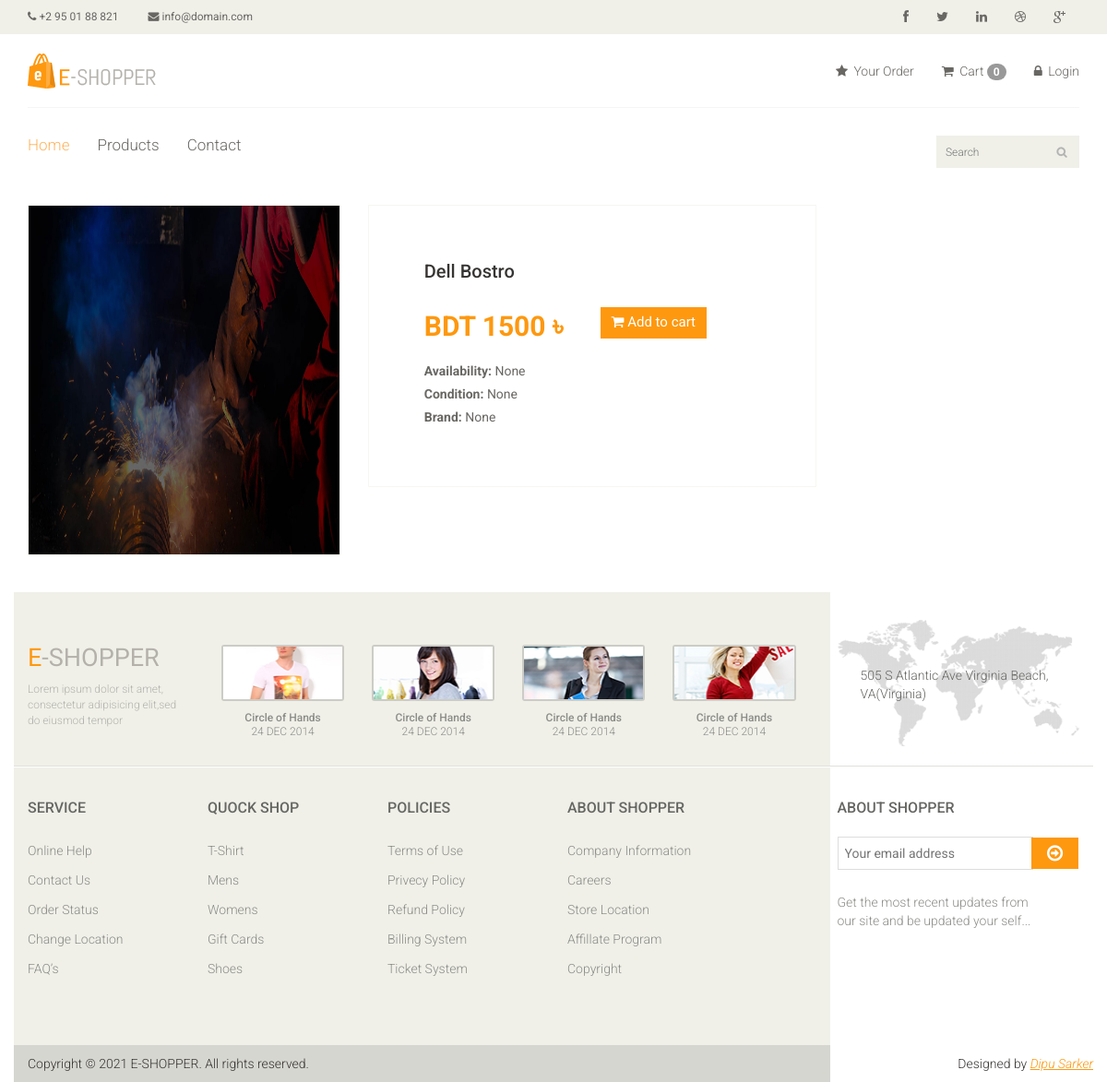
Screenshot of /product/2/ with the database file from the repository.
### app/models.py (models this page shows, shortened)
class Product(models.Model):
    Availability = (
        ('In Stock', 'In Stock'),
        ('Out Of Stock', 'Out Of Stock')
    )
    Condition = (
        ('New Version', 'New Version'),
        ('Old Version', 'Old Version'),
        ('Latest Version', 'Latest Version')
    )
    category = models.ForeignKey(Category, on_delete=models.CASCADE, default='', null=False)
    sub_category = models.ForeignKey(Sub_Category, on_delete=models.CASCADE, default='', null=False)
    brand = models.ForeignKey(Brand, on_delete=models.CASCADE, null=True)
    availability = models.CharField(max_length=100, choices=Availability, null=True)
    condition = models.CharField(max_length=100, choices=Condition, null=True)
    image = models.ImageField(upload_to='ecommerce/pimg')
    name = models.CharField(max_length=100)
    price = models.IntegerField()
    date = models.DateTimeField(auto_now_add=True, auto_now=False)

### app/views.py (the view)
# urls.py: path('product/<str:id>/', views.Product_Detail, name='product_detail'),
def Product_Detail(request, id):
    product = Product.objects.filter(id=id).first()
    context = {'product': product}
    return render(request, 'product_detail.html', context)

### templates/product_detail.html
{% extends 'master.html' %}
{% block content %}
<div class="col-sm-9 padding-right">
    <div class="product-details">
        <div class="col-sm-5">
            <div class="view-product">
                <img src="{{product.image.url}}" alt="" />
            </div>
        </div>
        <div class="col-sm-7">
            <div class="product-information">
                <h2>{{product.name}}</h2>
                <span>
                    <span>BDT {{product.price}}&nbsp;৳</span>
                    <a href="{% url 'cart_add' product.id %}" type="button" class="btn btn-fefault cart">
                        <i class="fa fa-shopping-cart"></i>
                        Add to cart
                    </a>
                </span>
                <p><b>Availability:</b> {{product.availability}}</p>
                <p><b>Condition:</b> {{product.condition}}</p>
                <p><b>Brand:</b> {{product.brand}}</p>
            </div>
        </div>
    </div>
{% endblock content %}

### static/css/main.css (style rules this page uses)
body { font-family: 'Roboto', sans-serif; background:; position: relative; font-weight:400px; }
a { -webkit-transition: 300ms; -moz-transition: 300ms; -o-transition: 300ms; transition: 300ms; }
h1, h2, h3, h4, h5, h6 { font-family: 'Roboto', sans-serif; }
.padding-right { padding-right: 0; }
.product-details { overflow:hidden; }
.product-details { margin-bottom: 40px; overflow: hidden; margin-top: 10px; }
.view-product { position: relative; }
.view-product img { border: 1px solid #F7F7F0; height: 380px; width: 100%; }
.product-information { border: 1px solid #F7F7F0; overflow: hidden; padding-bottom: 60px; padding-left: 60px; padding-top: 60px; position: relative; }
.product-information h2 { color: #363432; font-family: 'Roboto', sans-serif; font-size: 20px; margin-top: 0; }
.product-information p { color: #696763; font-family: 'Roboto', sans-serif; margin-bottom: 5px; }
.product-information span { display: inline-block; margin-bottom: 8px; margin-top: 18px; }
.product-information span span { color: #FE980F; float: left; font-family: 'Roboto', sans-serif; font-size: 30px; font-weight: 700; margin-right: 20px; margin-top: 0px; }
.cart { background: #FE980F; border: 0 none; border-radius: 0; color: #FFFFFF; font-family: 'Roboto', sans-serif; font-size: 15px; margin-bottom: 10px; margin-left: 20px; }

### rows the page displays
Product: image (picture), name "Dell Bostro", price "1500", availability "None", condition "None", brand "None"

### other values shown
{{ request.session.cart|length }} "0"
